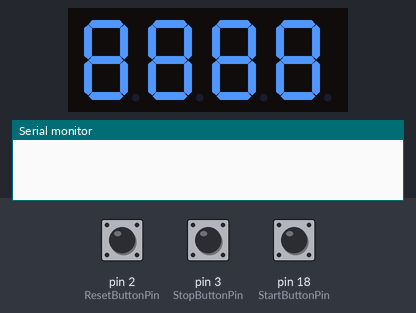
The program below on a simulated Arduino Mega 2560, built with avr-gcc and run on an emulated ATmega2560. Parts: 4-digit seven-segment display, the last lines printed to the serial monitor. Inputs (shaded band) come from the test bench; at power-on: pin 18 (StartButtonPin) HIGH, pin 2 (ResetButtonPin) HIGH, pin 3 (StopButtonPin) HIGH.

Above: at 1.2 s.
1.3 s: pin 18 (StartButtonPin) pulled LOW for 0.15 s
At 3.1 s:
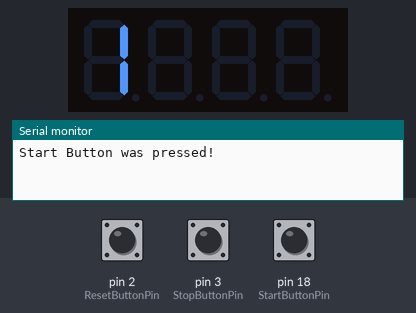
4.4 s: pin 2 (ResetButtonPin) pulled LOW for 0.15 s
At 6.7 s:
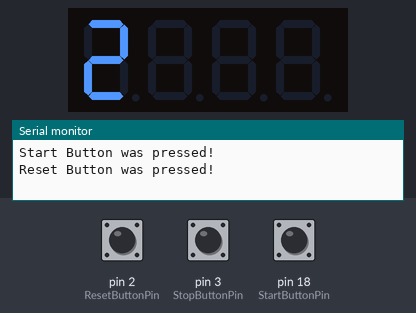
6.8 s: pin 3 (StopButtonPin) pulled LOW for 0.15 s
8.4 s: pin 18 (StartButtonPin) pulled LOW for 1 s
At 9.8 s:
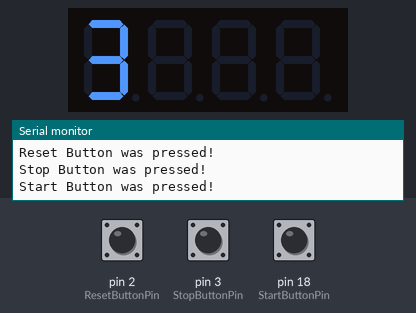
12.4 s: pin 2 (ResetButtonPin) pulled LOW for 1 s
At 13.1 s:
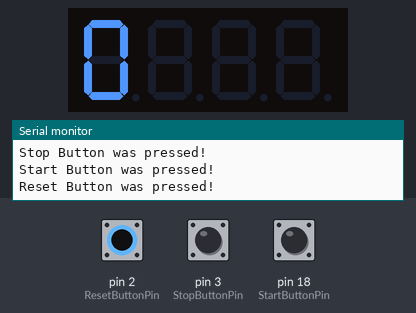
Timing chart, 0 to 15.4 s (numbered marks = the images above; inputs shaded):
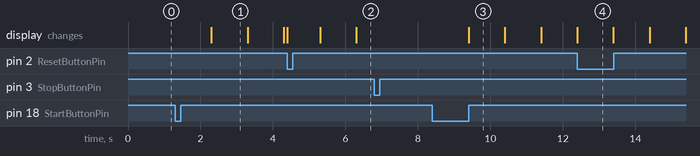

The program:

main.cpp
```cpp
// (licence header left out)
#define StartButtonPin 18
#define StopButtonPin 3
#define ResetButtonPin 2

#define Dig_D1 32
#define Dig_D2 33
#define Dig_D3 36
#define Dig_D4 40

#define Seg_A 34
#define Seg_B 37
#define Seg_C 43
#define Seg_D 44
#define Seg_E 42
#define Seg_F 35
#define Seg_G 41
#define Seg_DP 45

#include <Arduino.h>
#include <SevSeg.h>

volatile bool timerRunning = false;
volatile uint16_t timerValue = 0;

const unsigned long debounceDelay = 200;
volatile unsigned long lastStartPress = 0;
volatile unsigned long lastStopPress = 0;
volatile unsigned long lastResetPress = 0;

unsigned long previousMillis = 0;
unsigned long currentMillis = 0;
const unsigned long interval = 1000;

SevSeg sevseg;


bool checkInterval() {
  if((currentMillis - previousMillis) >= interval) {
    previousMillis = currentMillis;
    return true;
  }
  return false;
}


void updateDisplay(uint16_t value) {
  char buffer[10];
  itoa(value, buffer, 10);
  sevseg.setChars(buffer);
  sevseg.refreshDisplay();
}


void changeTimerRunningState(bool newTimerState) {
  if(timerRunning != newTimerState) {
    timerRunning = newTimerState;
  }
}


bool debounce(volatile unsigned long &lastPressTime) {
    unsigned long currentTime = millis();
    if (currentTime - lastPressTime >= debounceDelay) {
        lastPressTime = currentTime;
        return true;
    }
    return false;
}


void startButtonReleased() {
  if (debounce(lastStartPress)) {
    Serial.println("Start Button was pressed!");
    changeTimerRunningState(true);
  }
}


void stopButtonReleased() {
  if (debounce(lastStopPress)) {
    Serial.println("Stop Button was pressed!");
    changeTimerRunningState(false);
  }
}


void resetButtonReleased() {
  if (debounce(lastResetPress)) {
    Serial.println("Reset Button was pressed!");
    timerValue = 0;
    updateDisplay(timerValue);
  }
}


void setupButtonInterrupt(void (*func)(), uint8_t inputPin) {
  pinMode(inputPin, INPUT);

  attachInterrupt(digitalPinToInterrupt(inputPin),
                  func,
                  FALLING);
}


void setup() {
  Serial.begin(9600);

  // Initialize the buttons
  setupButtonInterrupt(startButtonReleased, StartButtonPin);
  setupButtonInterrupt(stopButtonReleased, StopButtonPin);
  setupButtonInterrupt(resetButtonReleased, ResetButtonPin);

  const uint8_t numDigits = 4;
  const bool resistorsOnSegments = 0;
  // Define the input pins for the 7-segment display segments.
  const uint8_t segmentPins[] = {Seg_A, Seg_B, Seg_C, Seg_D, Seg_E, Seg_F, Seg_G, Seg_DP};
  // Define the input pins for the 7-segment display digits.
  const uint8_t digitPins[] = {Dig_D1, Dig_D2, Dig_D3, Dig_D4};

  sevseg.begin(COMMON_ANODE, numDigits, digitPins, segmentPins, resistorsOnSegments);
  sevseg.setBrightness(60);

  sevseg.setChars("8888");
}


void loop() {
  currentMillis = millis();

  if(timerRunning) {
    if(checkInterval()) {
      timerValue += 1;
      updateDisplay(timerValue);
    }
  } else {
    previousMillis = currentMillis;
  }

  sevseg.refreshDisplay();
}
```

Measured:
- after the input at 1.3 s, the display: changes after 1.0 s (image 1)
- after the input at 8.4 s, the display: changes after 1.0 s (image 3)
- what the display in image 1 shows lasts 1.0 s, from 2.3 s to 3.3 s
